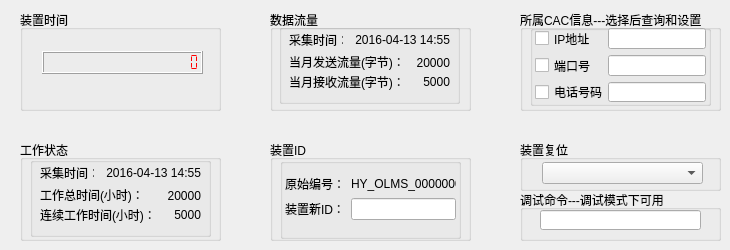
     <widget class="QWidget" name="tab_4">
      <attribute name="title">
       <string>===①===</string>
      </attribute>
      <widget class="QGroupBox" name="groupBox">
       <property name="geometry">
        <rect>
         <x>20</x>
         <y>10</y>
         <width>201</width>
         <height>101</height>
        </rect>
       </property>
       <property name="title">
        <string>装置时间</string>
       </property>
       <widget class="QLCDNumber" name="lcdNumberDeviceTime">
        <property name="geometry">
         <rect>
          <x>22</x>
          <y>41</y>
          <width>161</width>
          <height>23</height>
         </rect>
        </property>
        <property name="styleSheet">
         <string notr="true">color:rgb(255, 0, 0)
</string>
        </property>
        <property name="frameShape">
         <enum>QFrame::Box</enum>
        </property>
        <property name="frameShadow">
         <enum>QFrame::Raised</enum>
        </property>
        <property name="smallDecimalPoint">
         <bool>false</bool>
        </property>
        <property name="digitCount">
         <number>19</number>
        </property>
        <property name="segmentStyle">
         <enum>QLCDNumber::Flat</enum>
        </property>
        <property name="value" stdset="0">
         <double>0.000000000000000</double>
        </property>
        <property name="intValue" stdset="0">
         <number>0</number>
        </property>
       </widget>
      </widget>
      <widget class="QGroupBox" name="groupBox_2">
       <property name="geometry">
        <rect>
         <x>270</x>
         <y>10</y>
         <width>201</width>
         <height>101</height>
        </rect>
       </property>
       <property name="title">
        <string>数据流量</string>
       </property>
       <widget class="QGroupBox" name="groupBox_25">
        <property name="geometry">
         <rect>
          <x>9</x>
          <y>14</y>
          <width>181</width>
          <height>80</height>
         </rect>
        </property>
        <property name="title">
         <string/>
        </property>
        <widget class="QLabel" name="label_17">
         <property name="geometry">
          <rect>
           <x>10</x>
           <y>10</y>
           <width>54</width>
           <height>12</height>
          </rect>
         </property>
         <property name="text">
          <string>采集时间：</string>
         </property>
        </widget>
        <widget class="QLabel" name="labelFlowStartTime">
         <property name="geometry">
          <rect>
           <x>70</x>
           <y>8</y>
           <width>101</width>
           <height>16</height>
          </rect>
         </property>
         <property name="text">
          <string>2016-04-13 14:55</string>
         </property>
         <property name="alignment">
          <set>Qt::AlignRight|Qt::AlignTrailing|Qt::AlignVCenter</set>
         </property>
        </widget>
        <widget class="QLabel" name="label_19">
         <property name="geometry">
          <rect>
           <x>10</x>
           <y>30</y>
           <width>121</width>
           <height>16</height>
          </rect>
         </property>
         <property name="text">
          <string>当月发送流量(字节)：</string>
         </property>
        </widget>
        <widget class="QLabel" name="labelSendFlow">
         <property name="geometry">
          <rect>
           <x>130</x>
           <y>29</y>
           <width>41</width>
           <height>20</height>
          </rect>
         </property>
         <property name="text">
          <string>20000</string>
         </property>
         <property name="alignment">
          <set>Qt::AlignRight|Qt::AlignTrailing|Qt::AlignVCenter</set>
         </property>
        </widget>
        <widget class="QLabel" name="label_21">
         <property name="geometry">
          <rect>
           <x>10</x>
           <y>50</y>
           <width>121</width>
           <height>16</height>
          </rect>
         </property>
         <property name="text">
          <string>当月接收流量(字节)：</string>
         </property>
        </widget>
        <widget class="QLabel" name="labelReceiveFlow">
         <property name="geometry">
          <rect>
           <x>130</x>
           <y>48</y>
           <width>41</width>
           <height>20</height>
          </rect>
         </property>
         <property name="layoutDirection">
          <enum>Qt::LeftToRight</enum>
         </property>
         <property name="text">
          <string>5000</string>
         </property>
         <property name="alignment">
          <set>Qt::AlignRight|Qt::AlignTrailing|Qt::AlignVCenter</set>
         </property>
        </widget>
       </widget>
      </widget>
      <widget class="QGroupBox" name="groupBox_3">
       <property name="geometry">
        <rect>
         <x>520</x>
         <y>10</y>
         <width>201</width>
         <height>101</height>
        </rect>
       </property>
       <property name="title">
        <string>所属CAC信息---选择后查询和设置</string>
       </property>
       <widget class="QGroupBox" name="groupBox_20">
        <property name="geometry">
         <rect>
          <x>10</x>
          <y>15</y>
          <width>181</width>
          <height>81</height>
         </rect>
        </property>
        <property name="title">
         <string/>
        </property>
        <widget class="QWidget" name="layoutWidget">
         <property name="geometry">
          <rect>
           <x>5</x>
           <y>3</y>
           <width>171</width>
           <height>74</height>
          </rect>
         </property>
         <layout class="QGridLayout" name="gridLayout_12" columnstretch="1,2" columnminimumwidth="1,2">
          <property name="sizeConstraint">
           <enum>QLayout::SetDefaultConstraint</enum>
          </property>
          <property name="horizontalSpacing">
           <number>0</number>
          </property>
          <item row="0" column="0">
           <widget class="QCheckBox" name="checkBoxIP">
            <property name="text">
             <string>IP地址</string>
            </property>
           </widget>
          </item>
          <item row="0" column="1">
           <widget class="QLineEdit" name="lineEditIP"/>
          </item>
          <item row="1" column="0">
           <widget class="QCheckBox" name="checkBoxPort">
            <property name="text">
             <string>端口号</string>
            </property>
           </widget>
          </item>
          <item row="1" column="1">
           <widget class="QLineEdit" name="lineEditPort"/>
          </item>
          <item row="2" column="1">
           <widget class="QLineEdit" name="lineEditPhoneNum"/>
          </item>
          <item row="2" column="0">
           <widget class="QCheckBox" name="checkBoxPhoneNum_2">
            <property name="text">
             <string>电话号码</string>
            </property>
           </widget>
          </item>
         </layout>
        </widget>
       </widget>
      </widget>
      <widget class="QGroupBox" name="groupBox_8">
       <property name="geometry">
        <rect>
         <x>20</x>
         <y>140</y>
         <width>201</width>
         <height>101</height>
        </rect>
       </property>
       <property name="title">
        <string>工作状态</string>
       </property>
       <widget class="QGroupBox" name="groupBox_21">
        <property name="geometry">
         <rect>
          <x>10</x>
          <y>17</y>
          <width>181</width>
          <height>80</height>
         </rect>
        </property>
        <property name="title">
         <string/>
        </property>
        <widget class="QLabel" name="label_8">
         <property name="geometry">
          <rect>
           <x>10</x>
           <y>10</y>
           <width>54</width>
           <height>12</height>
          </rect>
         </property>
         <property name="text">
          <string>采集时间：</string>
         </property>
        </widget>
        <widget class="QLabel" name="labelStartTime">
         <property name="geometry">
          <rect>
           <x>70</x>
           <y>8</y>
           <width>101</width>
           <height>16</height>
          </rect>
         </property>
         <property name="text">
          <string>2016-04-13 14:55</string>
         </property>
         <property name="alignment">
          <set>Qt::AlignRight|Qt::AlignTrailing|Qt::AlignVCenter</set>
         </property>
        </widget>
        <widget class="QLabel" name="label_10">
         <property name="geometry">
          <rect>
           <x>10</x>
           <y>30</y>
           <width>101</width>
           <height>16</height>
          </rect>
         </property>
         <property name="text">
          <string>工作总时间(小时)：</string>
         </property>
        </widget>
        <widget class="QLabel" name="labelTotalWorkingTime">
         <property name="geometry">
          <rect>
           <x>130</x>
           <y>29</y>
           <width>41</width>
           <height>20</height>
          </rect>
         </property>
         <property name="text">
          <string>20000</string>
         </property>
         <property name="alignment">
          <set>Qt::AlignRight|Qt::AlignTrailing|Qt::AlignVCenter</set>
         </property>
        </widget>
        <widget class="QLabel" name="label_12">
         <property name="geometry">
          <rect>
           <x>10</x>
           <y>50</y>
           <width>121</width>
           <height>16</height>
          </rect>
         </property>
         <property name="text">
          <string>连续工作时间(小时)：</string>
         </property>
        </widget>
        <widget class="QLabel" name="labelWorkingTime">
         <property name="geometry">
          <rect>
           <x>130</x>
           <y>48</y>
           <width>41</width>
           <height>20</height>
          </rect>
         </property>
         <property name="layoutDirection">
          <enum>Qt::LeftToRight</enum>
         </property>
         <property name="text">
          <string>5000</string>
         </property>
         <property name="alignment">
          <set>Qt::AlignRight|Qt::AlignTrailing|Qt::AlignVCenter</set>
         </property>
        </widget>
       </widget>
      </widget>
      <widget class="QGroupBox" name="groupBox_10">
       <property name="geometry">
        <rect>
         <x>270</x>
         <y>140</y>
         <width>201</width>
         <height>101</height>
        </rect>
       </property>
       <property name="title">
        <string>装置ID</string>
       </property>
       <widget class="QGroupBox" name="groupBox_22">
        <property name="geometry">
         <rect>
          <x>10</x>
          <y>18</y>
          <width>181</width>
          <height>81</height>
         </rect>
        </property>
        <property name="title">
         <string/>
        </property>
        <widget class="QWidget" name="layoutWidget">
         <property name="geometry">
          <rect>
           <x>5</x>
           <y>16</y>
           <width>171</width>
           <height>46</height>
          </rect>
         </property>
         <layout class="QGridLayout" name="gridLayout_13">
          <property name="verticalSpacing">
           <number>4</number>
          </property>
          <item row="0" column="0">
           <widget class="QLabel" name="label_14">
            <property name="text">
             <string>原始编号：</string>
            </property>
           </widget>
          </item>
          <item row="0" column="1">
           <widget class="QLabel" name="labelOriginalID">
            <property name="text">
             <string>HY_OLMS_000000053</string>
            </property>
           </widget>
          </item>
          <item row="1" column="0">
           <widget class="QLabel" name="label_16">
            <property name="text">
             <string>装置新ID：</string>
            </property>
           </widget>
          </item>
          <item row="1" column="1">
           <widget class="QLineEdit" name="lineEditNewDeviceCode"/>
          </item>
         </layout>
        </widget>
       </widget>
      </widget>
      <widget class="QGroupBox" name="groupBox_11">
       <property name="geometry">
        <rect>
         <x>520</x>
         <y>140</y>
         <width>201</width>
         <height>51</height>
        </rect>
       </property>
       <property name="title">
        <string>装置复位</string>
       </property>
       <widget class="QComboBox" name="comboBoxReset">
        <property name="geometry">
         <rect>
          <x>22</x>
          <y>22</y>
          <width>161</width>
          <height>22</height>
         </rect>
        </property>
       </widget>
      </widget>
      <widget class="QGroupBox" name="groupBox_24">
       <property name="geometry">
        <rect>
         <x>520</x>
         <y>190</y>
         <width>201</width>
         <height>51</height>
        </rect>
       </property>
       <property name="title">
        <string>调试命令---调试模式下可用</string>
       </property>
       <widget class="QLineEdit" name="lineEditCMD">
        <property name="geometry">
         <rect>
          <x>20</x>
          <y>20</y>
          <width>161</width>
          <height>20</height>
         </rect>
        </property>
       </widget>
      </widget>
     </widget>
